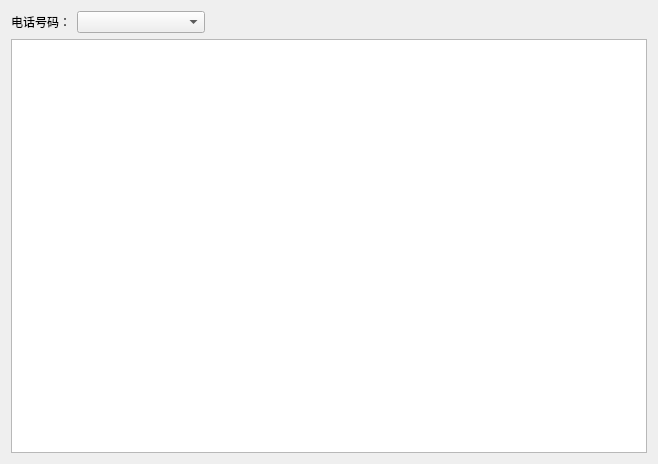
<?xml version="1.0" encoding="UTF-8"?>
<ui version="4.0">
 <class>CallLogTable</class>
 <widget class="QMainWindow" name="CallLogTable">
  <property name="geometry">
   <rect>
    <x>0</x>
    <y>0</y>
    <width>658</width>
    <height>464</height>
   </rect>
  </property>
  <property name="sizePolicy">
   <sizepolicy hsizetype="Expanding" vsizetype="Expanding">
    <horstretch>0</horstretch>
    <verstretch>0</verstretch>
   </sizepolicy>
  </property>
  <property name="windowTitle">
   <string>通讯记录详单</string>
  </property>
  <property name="layoutDirection">
   <enum>Qt::LeftToRight</enum>
  </property>
  <property name="animated">
   <bool>false</bool>
  </property>
  <widget class="QWidget" name="centralWidget">
   <layout class="QVBoxLayout" name="verticalLayout_2">
    <item>
     <layout class="QVBoxLayout" name="verticalLayout">
      <item>
       <layout class="QHBoxLayout" name="horizontalLayout">
        <item>
         <widget class="QLabel" name="label">
          <property name="text">
           <string>电话号码：</string>
          </property>
         </widget>
        </item>
        <item>
         <widget class="QComboBox" name="comboBox">
          <property name="sizePolicy">
           <sizepolicy hsizetype="Minimum" vsizetype="Fixed">
            <horstretch>0</horstretch>
            <verstretch>0</verstretch>
           </sizepolicy>
          </property>
          <property name="minimumSize">
           <size>
            <width>128</width>
            <height>0</height>
           </size>
          </property>
         </widget>
        </item>
        <item>
         <spacer name="horizontalSpacer">
          <property name="orientation">
           <enum>Qt::Horizontal</enum>
          </property>
          <property name="sizeHint" stdset="0">
           <size>
            <width>40</width>
            <height>20</height>
           </size>
          </property>
         </spacer>
        </item>
       </layout>
      </item>
      <item>
       <widget class="QTableView" name="tableView"/>
      </item>
     </layout>
    </item>
   </layout>
  </widget>
 </widget>
 <layoutdefault spacing="6" margin="11"/>
 <resources/>
 <connections/>
</ui>
